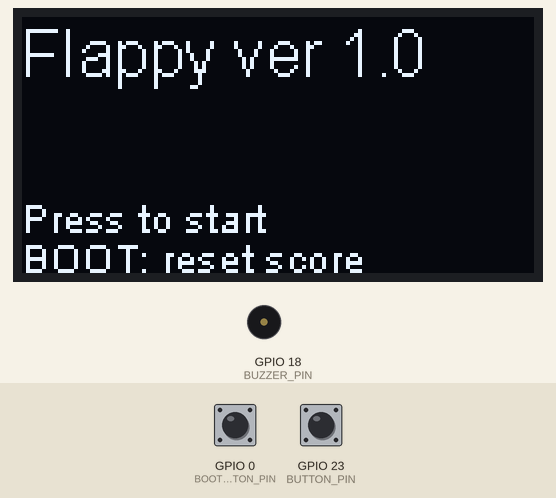
The sketch below on a simulated ESP32. Parts: 128×64 one-colour display, buzzer (waves = sounding, pin HIGH). The test bench sets the inputs (shaded band); at power-on: GPIO 23 (BUTTON_PIN) HIGH, GPIO 0 (BOOT_BUTTON_PIN) HIGH. Random numbers use the default seed unless the sketch sets one; EEPROM starts erased.

Above: at 1.2 s.
1.3 s: GPIO 23 (BUTTON_PIN) pulled LOW for 0.15 s
At 1.58 s:
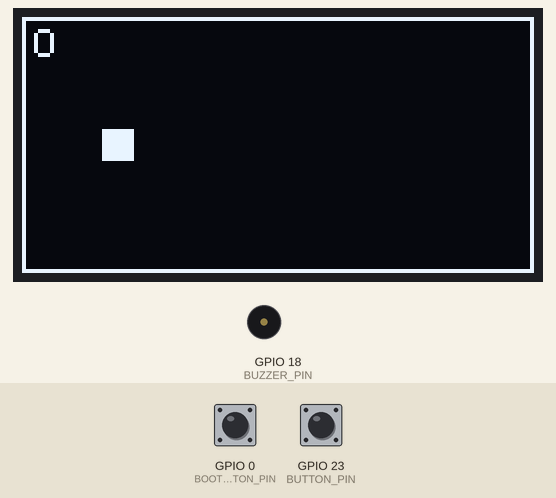
2.0 s: GPIO 23 (BUTTON_PIN) pulled LOW for 1 s
At 3.43 s:
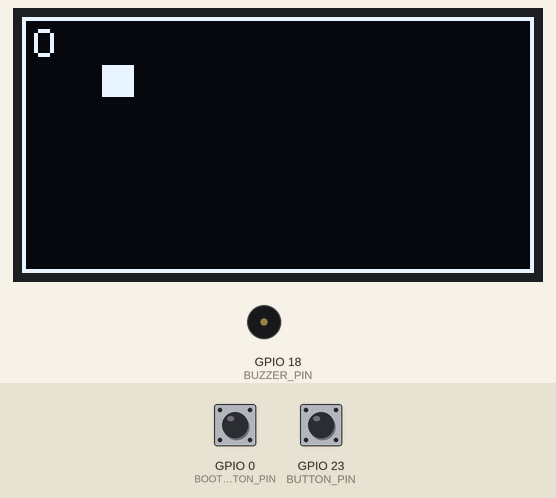
3.6 s: GPIO 0 (BOOT_BUTTON_PIN) pulled LOW for 3.2 s
At 5.51 s:
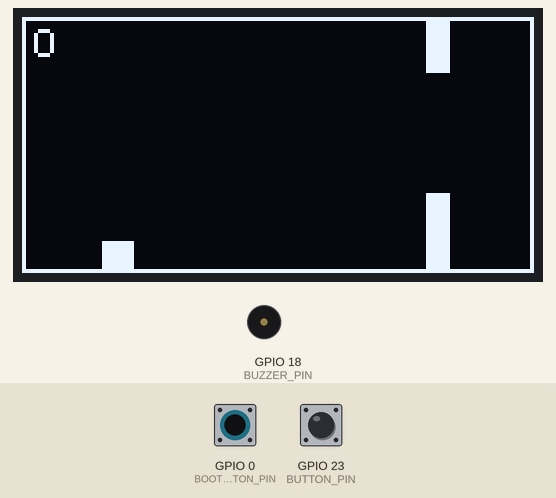
Timing chart, 0 to 7.0 s (numbered marks = the images above; inputs shaded):
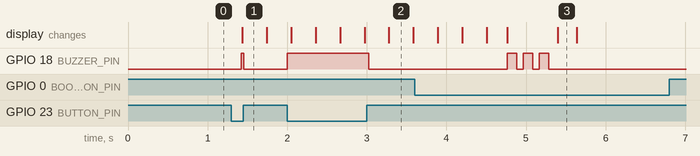

The sketch:

FlappyESP32.ino
```cpp
// (licence header left out)
#include <SH1106Wire.h>
#include <Preferences.h>

#define BUTTON_PIN      23
#define BOOT_BUTTON_PIN 0
#define BUZZER_PIN      18

#define SCREEN_WIDTH    128
#define SCREEN_HEIGHT   64

#define TUBE_DISTANCE   32
#define TUBE_WIDTH      6
#define PATH_WIDTH      30

// SH1106: SDA = 21, SCL = 22
SH1106Wire display(0x3c, 21, 22);
Preferences preferences;

// Game state
float tubeX[4];
int bottomTubeHeight[4];
bool hasScored[4];

unsigned int score = 0;
unsigned int highScore = 0;
unsigned int gameState = 0;  // 0 - start, 1 - play, 2 - score

bool isFlyingUp = false;
bool isBuzzerOn = false;

float birdX = 20.0;
float birdY = 28.0;
float speed = 0.6;

unsigned long keyPressTime = 0;

const int BIRD_W = 8;
const int BIRD_H = 8;

// ------------------------------------------------------

void setup() {
  pinMode(BUTTON_PIN, INPUT_PULLUP);
  pinMode(BOOT_BUTTON_PIN, INPUT_PULLUP);
  pinMode(BUZZER_PIN, OUTPUT);
  digitalWrite(BUZZER_PIN, LOW);

  preferences.begin("Flappy", false);
  highScore = preferences.getUInt("highScore", 0);
  preferences.end();

  display.init();
  display.flipScreenVertically();  // как и в SSD1306 версии

  for (int i = 0; i < 4; i++) {
    tubeX[i] = SCREEN_WIDTH + i * TUBE_DISTANCE;
    bottomTubeHeight[i] = random(8, SCREEN_HEIGHT - PATH_WIDTH - 8);
    hasScored[i] = false;
  }

  randomSeed(analogRead(34));
}

// ------------------------------------------------------

void loop() {
  display.clear();

  // -------------------- START SCREEN --------------------
  if (gameState == 0) {
    birdY = 28.0;
    score = 0;
    speed = 0.6;

    display.setFont(ArialMT_Plain_16);
    display.drawString(0, 0, "Flappy ver 1.0");

    display.setFont(ArialMT_Plain_10);
    display.drawString(0, 44, "Press to start");
    display.drawString(0, 54, "BOOT: reset score");

    for (int i = 0; i < 4; i++) {
      tubeX[i] = SCREEN_WIDTH + (i + 1) * TUBE_DISTANCE;
      bottomTubeHeight[i] = random(8, SCREEN_HEIGHT - PATH_WIDTH - 8);
      hasScored[i] = false;
    }

    if (digitalRead(BUTTON_PIN) == LOW) {
      gameState = 1;
      delay(80);
      keyPressTime = millis();
      isFlyingUp = true;
      isBuzzerOn = true;
    }
  }

  // -------------------- GAMEPLAY --------------------
  else if (gameState == 1) {
    display.setFont(ArialMT_Plain_10);
    display.drawString(3, 0, String(score));

    if (digitalRead(BUTTON_PIN) == LOW) {
      keyPressTime = millis();
      isFlyingUp = true;
      isBuzzerOn = true;
    }

    display.fillRect((int)birdX, (int)birdY, BIRD_W, BIRD_H);

    for (int i = 0; i < 4; i++) {
      display.fillRect((int)tubeX[i], 0, TUBE_WIDTH, bottomTubeHeight[i]);
      display.fillRect((int)tubeX[i], bottomTubeHeight[i] + PATH_WIDTH,
                       TUBE_WIDTH,
                       SCREEN_HEIGHT - bottomTubeHeight[i] - PATH_WIDTH);
    }

    for (int i = 0; i < 4; i++) {
      tubeX[i] -= speed;

      if (tubeX[i] + TUBE_WIDTH < 0) {
        tubeX[i] = SCREEN_WIDTH;
        bottomTubeHeight[i] = random(8, SCREEN_HEIGHT - PATH_WIDTH - 8);
        hasScored[i] = false;
      }

      if (!hasScored[i] && tubeX[i] + TUBE_WIDTH < birdX) {
        score++;
        hasScored[i] = true;

        if (score % 10 == 0) speed += 0.15;
      }
    }

    if (millis() - keyPressTime > 80) isFlyingUp = false;
    if (millis() - keyPressTime > 12) isBuzzerOn = false;

    if (isFlyingUp) birdY -= 1.0;
    else birdY += 1.0;

    digitalWrite(BUZZER_PIN, isBuzzerOn ? HIGH : LOW);

    if (birdY < 0 || birdY + BIRD_H > SCREEN_HEIGHT) endGameSequence();

    for (int i = 0; i < 4; i++) {
      int tx1 = (int)tubeX[i];
      int tx2 = tx1 + TUBE_WIDTH;
      int bx1 = (int)birdX;
      int bx2 = bx1 + BIRD_W;

      if (!(bx2 < tx1 || bx1 > tx2)) {
        if (birdY < bottomTubeHeight[i] ||
            birdY + BIRD_H > bottomTubeHeight[i] + PATH_WIDTH) {
          endGameSequence();
        }
      }
    }

    display.drawRect(0, 0, SCREEN_WIDTH, SCREEN_HEIGHT);
  }

  // -------------------- SCORE SCREEN --------------------
  else {
    display.setFont(ArialMT_Plain_16);
    display.drawString(0, 0, "Your score: " + String(score));
    display.drawString(0, 20, "High score: " + String(highScore));

    display.setFont(ArialMT_Plain_10);
    display.drawString(32, 44, "Press to restart");
    display.drawString(5, 54, "BOOT: reset score");

    if (digitalRead(BUTTON_PIN) == LOW) {
      gameState = 0;
      delay(200);
    }

    if (digitalRead(BOOT_BUTTON_PIN) == LOW) {
      highScore = 0;
      preferences.begin("Flappy", false);
      preferences.putUInt("highScore", highScore);
      preferences.end();
      delay(200);
    }
  }

  display.display();
  delay(20);
}

// ------------------------------------------------------

void endGameSequence() {
  for (int i = 0; i < 3; i++) {
    digitalWrite(BUZZER_PIN, HIGH); delay(120);
    digitalWrite(BUZZER_PIN, LOW);  delay(80);
  }

  if (score > highScore) {
    highScore = score;
    preferences.begin("Flappy", false);
    preferences.putUInt("highScore", highScore);
    preferences.end();
  }

  gameState = 2;
}
```

Measured:
- after the input at 1.3 s, GPIO 18 (BUZZER_PIN): LOW → HIGH after 0.12 s, → LOW 0.03 s later; the display: changes after 0.14 s (image 1)
